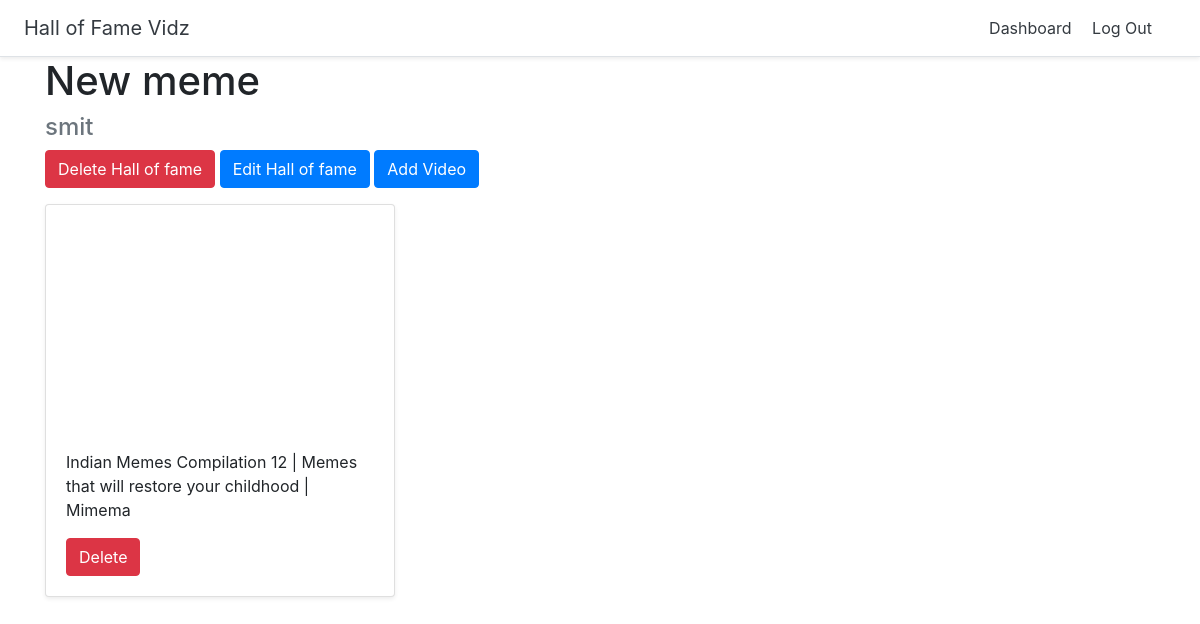
Page /halloffame/3 (signed in) on the committed database.
### halls/models.py (models this page shows)
class Hall(models.Model):
    title = models.CharField(max_length=255)
    user = models.ForeignKey(User, on_delete=models.CASCADE)

class Video(models.Model):
    title = models.CharField(max_length=255)
    url = models.URLField()
    youtube_id = models.CharField(max_length=255)
    hall = models.ForeignKey(Hall, on_delete=models.CASCADE)

### halls/views.py (the view)
# urls.py: path('halloffame/<int:pk>', views.DetailHall.as_view(),name='detail_hall'),
class DetailHall(generic.DetailView):
    model = Hall
    template_name = 'halls/detail_hall.html'

### halls/templates/halls/detail_hall.html
{% extends 'halls/base.html' %}
{% block content %}
<div class="container">
<h1>{{ hall.title}}</h1>
<h4 class="text-muted">{{ hall.user.username }}</h4>
{% if user.id == hall.user.id %}
<a href="{% url 'delete_hall' hall.id %}" class="btn btn-danger">Delete Hall of fame</a>
<a href="{% url 'update_hall' hall.id %}" class="btn btn-primary">Edit Hall of fame</a>
<a href="{% url 'add_video' hall.id %}" class="btn btn-primary">Add Video</a>
{% endif %}
      <div class="row">
        {% for video in hall.video_set.all %}
        <div class="col-md-4 mt-3">
          <div class="card mb-4 shadow-sm">
            <iframe width="100%" height="225" src="https://www.youtube.com/embed/{{ video.youtube_id }}" frameborder="0" allow="accelerometer; autoplay; encrypted-media; gyroscope; picture-in-picture" allowfullscreen></iframe>
            <div class="card-body">
              <p class="card-text">{{ video.title }}</p>
              {% if user.id == hall.user.id %}
                <a href="{% url 'delete_video' video.id %}" class="btn btn-danger">Delete</a>
              {% endif %}
            </div>
          </div>
        </div>
        {% endfor %}
      </div>
</div>
{% endblock %}

### rows in the picture
Hall: title "New meme", user.username "smit"
Video: title "Indian Memes Compilation 12 | Memes that will restore your childhood | Mimema"
